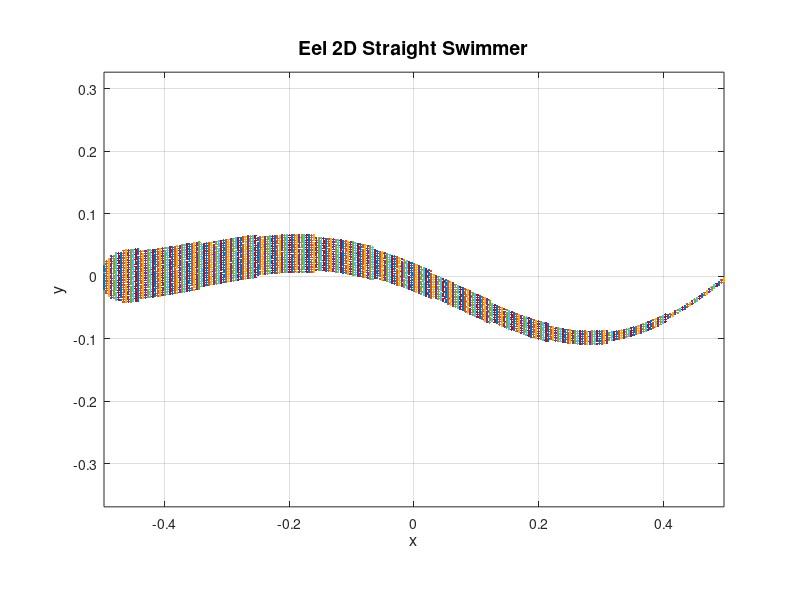

MATLAB code for this plot:
%% ---------------------------------------------------------------------
%%
%% Copyright (c) 2014 - 2019 by the IBAMR developers
%% All rights reserved.
%%
%% This file is part of IBAMR.
%%
%% IBAMR is free software and is distributed under the 3-clause BSD
%% license. The full text of the license can be found in the file
%% COPYRIGHT at the top level directory of IBAMR.
%%
%% ---------------------------------------------------------------------

% Filename eel2D_straightswimmer.m
% Created By Amneet Bhalla

clear all;
clc;

% Create output directories if they don't exist
if ~exist('output', 'dir'), mkdir('output'); end
if ~exist('output/vertices', 'dir'), mkdir('output/vertices'); end
if ~exist('output/images', 'dir'), mkdir('output/images'); end
if ~exist('output/pdfs', 'dir'), mkdir('output/pdfs'); end
if ~exist('output/data', 'dir'), mkdir('output/data'); end

%Background Mesh Properties
Ny = 16*4*4*4; Ly = 4;
Nx = 32*4*4*4; Lx = 8;
dy = Ly/Ny; dx = Lx/Nx;

L  = 1;                 %length of the body
Wh = 0.04*L;            %width of the head.
Xh = 0.04;   

% No of points on backbone.
BodyNx = ceil(L/dx);
HeadNx = ceil(0.04/dx);
Coord{BodyNx,2} = [];
NumMatPoints    =  0;

angleRotation  = 0;
RotationMatrix = [ cos(angleRotation) -sin(angleRotation);
                   sin(angleRotation)  cos(angleRotation)];

%store from nose to head of the body.
for i = 1:HeadNx
     
    x                 = (i-1)*dx;
    y                 = 0.125* ((x + 0.03125)/1.03125)*sin(2*pi*x);
    height            = sqrt(2*Wh*x - x^2);
    NumPointsInHeight = ceil(height/dy);
    
    ycoord_up = []; ycoord_down = []; xcoord_up = []; xcoord_down = [];
    for j = 1:NumPointsInHeight
       
        xshifted        = x - 0.5;
        yshifted        = y;
        RotatedCoord    = RotationMatrix*[xshifted;yshifted];
        
        
        xcoord_up(j)   = RotatedCoord(1) -(j-1)*dy*sin(angleRotation);
        xcoord_down(j) = RotatedCoord(1) + j*dy*sin(angleRotation);
        ycoord_up(j)   = RotatedCoord(2) + (j-1)*dy*cos(angleRotation);
        ycoord_down(j) = RotatedCoord(2) -j*dy*cos(angleRotation);
        NumMatPoints   = NumMatPoints+2;
    end
    
    Coord{i,1} = cat(2,xcoord_up,xcoord_down);
    Coord{i,2} = cat(2,ycoord_up,ycoord_down);
    
end


%store from head to tail of the body.
for i = HeadNx+1 : BodyNx
    
    x     = (i-1)*dx;
    y     = 0.125* ((x + 0.03125)/1.03125)*sin(2*pi*x);
    height            = Wh*(L - x)/(L - Xh);
    NumPointsInHeight = ceil(height/dy);
    
    ycoord_up = []; ycoord_down = []; xcoord_up = []; xcoord_down = [];
    for j = 1:NumPointsInHeight
        
        xshifted        = x - 0.5;
        yshifted        = y;
        RotatedCoord    = RotationMatrix*[xshifted;yshifted];
        
        xcoord_up(j)   = RotatedCoord(1) -(j-1)*dy*sin(angleRotation);
        xcoord_down(j) = RotatedCoord(1) + j*dy*sin(angleRotation);
        ycoord_up(j)   = RotatedCoord(2) + (j-1)*dy*cos(angleRotation);
        ycoord_down(j) = RotatedCoord(2) -j*dy*cos(angleRotation);
        NumMatPoints = NumMatPoints+2;
    end
    
    Coord{i,1} = cat(2,xcoord_up,xcoord_down);
    Coord{i,2} = cat(2,ycoord_up,ycoord_down);
    
end
    

% plot the fish
for i = 1:size(Coord,1)
    
    plot(Coord{i,1}(:),Coord{i,2}(:),'.');
    hold on;
end
    

% write the coordinates into txt file.
vertex_file = fullfile('output', 'vertices', 'eel2d.vertex');
fid = fopen(vertex_file,'wt');
fprintf(fid,'%d\n',NumMatPoints);

for i = 1:size(Coord,1)

    for j = 1: length( Coord{i,1}  )

         fprintf(fid,'%f\t%f\n', Coord{i,1}(j), Coord{i,2}(j) );
    end

end
fclose(fid);

% Save the plot
fig = gcf;
set(fig, 'Position', [100 100 1200 800]);
xlabel('x', 'FontSize', 12);
ylabel('y', 'FontSize', 12);
title('Eel 2D Straight Swimmer', 'FontSize', 14, 'FontWeight', 'bold');
axis equal;
grid on;
plot_file = fullfile('output', 'images', 'eel2d_straightswimmer.png');
saveas(fig, plot_file);
fprintf('Saved vertex file: %s\n', vertex_file);
fprintf('Saved plot: %s\n', plot_file);
